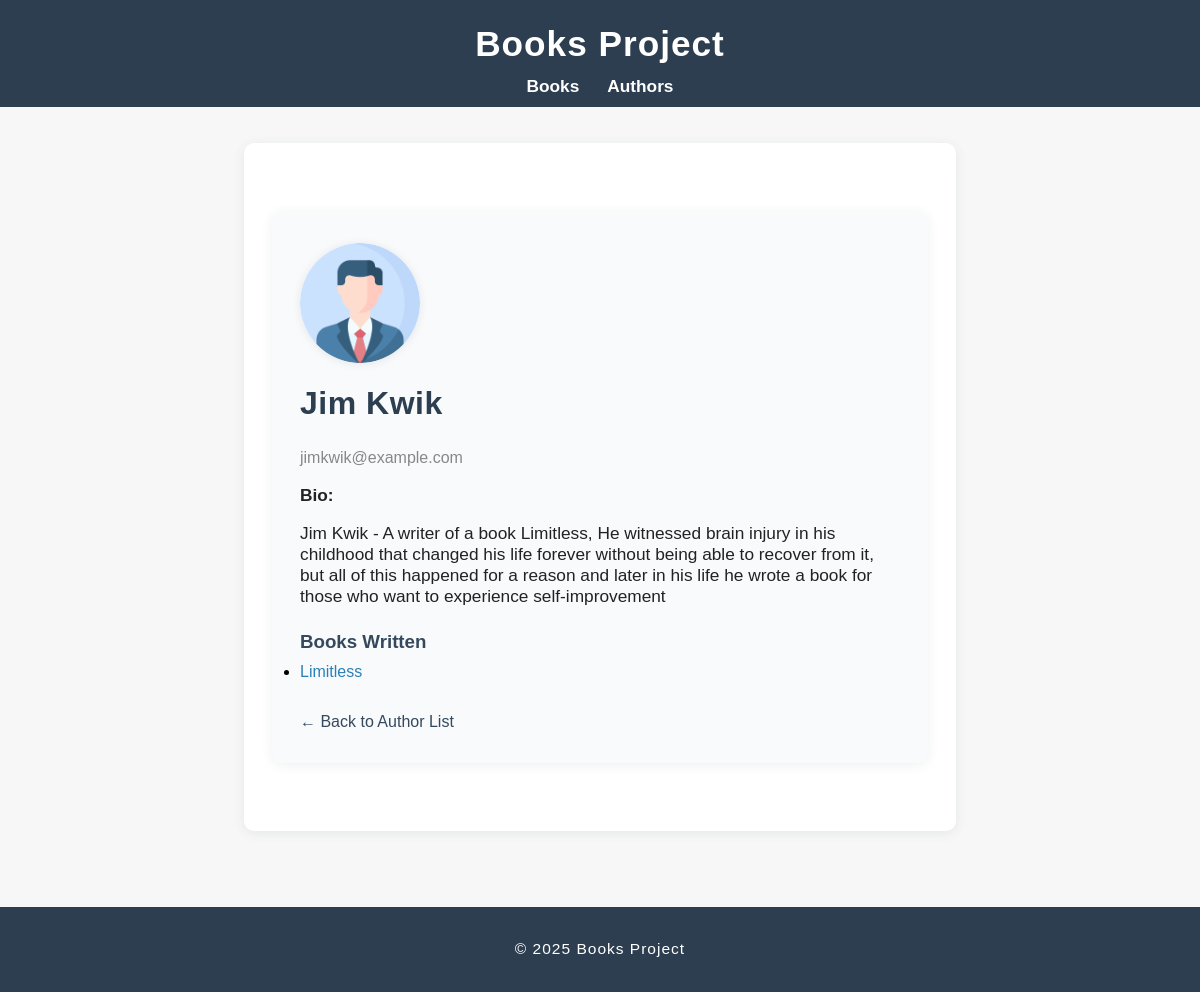
Page /author/1/ on the committed database.
### books/models.py (models this page shows, shortened)
class Author(models.Model):
    first_name = models.CharField(max_length=100)
    last_name = models.CharField(max_length=100)
    icon = models.ImageField(upload_to='authors/', blank=True, null=True)
    email = models.EmailField()
    bio = models.TextField()

class BookAuthor(models.Model):
    book = models.ForeignKey(Book, on_delete=models.CASCADE)
    author = models.ForeignKey(Author, on_delete=models.CASCADE)

class Book(models.Model):
    title = models.CharField(max_length=200)
    description = models.TextField()
    isbn = models.CharField(max_length=13, unique=True)
    pages = models.IntegerField()
    cover_image = models.ImageField(upload_to="covers/", blank=True, null=True)
    pdf = models.FileField(upload_to='pdfs/', blank=True, null=True)

### books/views.py (the view)
# urls.py: path('author/<int:pk>/', AuthorDetailView.as_view(), name='author_detail'),
class AuthorDetailView(DetailView):
    model = Author
    template_name = 'author_detail.html'
    context_object_name = 'author'

### templates/author_detail.html (shortened to what this page needs)
{% extends "base.html" %}
{% block content %}
<div class="author-detail-container">
    <div class="author-detail-header">
        <img src="{{ object.icon.url }}" alt="{{ object.first_name }} {{ object.last_name }}" class="author-profile-picture">
        <h2>{{ object.first_name }} {{ object.last_name }}</h2>
        <p class="author-email">{{ object.email }}</p>
    </div>
    <div class="author-detail-body">
        <div class="author-bio">
            <strong>Bio:</strong>
            <p>{{ object.bio }}</p>
        </div>
        <div class="author-books">
            <h3>Books Written</h3>
            {% with books=object.bookauthor_set.all %}
                {% if books %}
                    <ul class="author-books-list">
                        {% for ba in books %}
                            <li>
                                <a href="{% url 'book_detail' ba.book.pk %}">
                                    {{ ba.book.title }}
                                </a>
                            </li>
                        {% endfor %}
                    </ul>
                {% else %}
                    <p>This author has not written any books yet.</p>
                {% endif %}
            {% endwith %}
        </div>
    </div>
    <a href="{% url 'author_list' %}" class="back-link">&larr; Back to Author List</a>
</div>
{% endblock %}

### static/css/style.css (style rules this page uses)
html, body { height: 100%; margin: 0; }
body { font-family: Arial, sans-serif; background: #f7f7f7; display: flex; flex-direction: column; }
h2 { color: #2c3e50; margin-top: 0; font-size: 2em; letter-spacing: 0.5px; }
.back-link { display: inline-block; margin-top: 24px; color: #34495e; text-decoration: none; font-size: 1em; transition: color 0.2s; }
.author-email { color: #888; font-size: 0.98em; margin: 0 0 8px 0; }
.author-bio { color: #222; margin: 0 0 12px 0; font-size: 1.05em; }
.author-detail-container { background: #f9fafb; border-radius: 10px; box-shadow: 0 2px 12px rgba(44, 62, 80, 0.08); padding: 32px 28px; max-width: 600px; margin: 36px auto; }
.author-detail-header .author-profile-picture { width: 120px; height: 120px; border-radius: 50%; box-shadow: 0 1px 8px rgba(44, 62, 80, 0.10); margin-bottom: 18px; }
.author-detail-header h2 { margin-top: 0; color: #2c3e50; font-size: 2em; letter-spacing: 0.5px; }
.author-detail-header .author-email { color: #888; font-size: 1em; margin-bottom: 18px; }
.author-detail-body { margin-top: 18px; }
.author-bio { margin-bottom: 24px; color: #222; font-size: 1.08em; }
.author-books h3 { margin-bottom: 10px; color: #34495e; }
.author-books-list { padding: 0; margin: 0; }
.author-books-list li { margin-bottom: 8px; }
.author-books-list a { color: #2980b9; text-decoration: none; font-weight: 500; transition: color 0.2s; }

### rows in the picture
Author: icon (placeholder picture), first_name "Jim", last_name "Kwik", email "jimkwik@example.com", bio "Jim Kwik - A writer of a book Limitless, He witnessed brain injury in his childhood that changed his life forever without being able to recover from it, but all of this happened for a reason and later in his life he wrote a book for those who want to experience self-improvement"
BookAuthor: book "Limitless"
